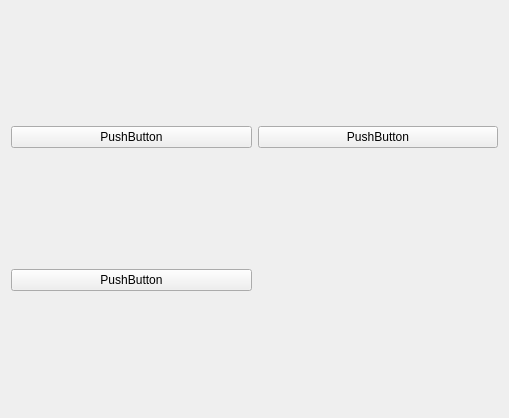
<?xml version="1.0" encoding="UTF-8"?>
<ui version="4.0">
 <class>GameTimers</class>
 <widget class="QWidget" name="GameTimers">
  <property name="geometry">
   <rect>
    <x>0</x>
    <y>0</y>
    <width>509</width>
    <height>418</height>
   </rect>
  </property>
  <property name="windowTitle">
   <string>Form</string>
  </property>
  <layout class="QGridLayout" name="gridLayout_2">
   <item row="0" column="0">
    <layout class="QGridLayout" name="gridLayout">
     <item row="0" column="0">
      <widget class="QPushButton" name="pushButton">
       <property name="text">
        <string>PushButton</string>
       </property>
      </widget>
     </item>
    </layout>
   </item>
   <item row="0" column="1">
    <widget class="QPushButton" name="pushButton_2">
     <property name="text">
      <string>PushButton</string>
     </property>
    </widget>
   </item>
   <item row="1" column="0">
    <widget class="QPushButton" name="pushButton_3">
     <property name="text">
      <string>PushButton</string>
     </property>
    </widget>
   </item>
  </layout>
 </widget>
 <resources/>
 <connections/>
</ui>
